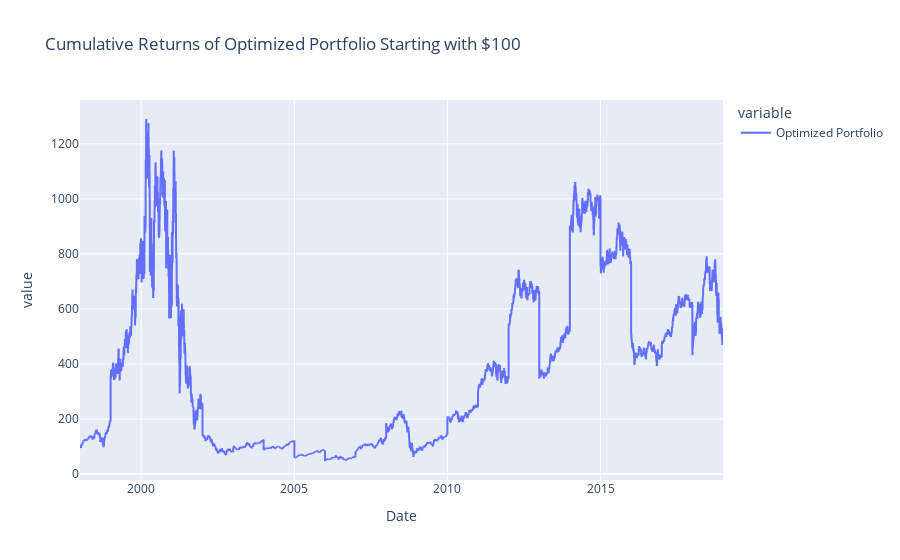

Notebook source saved alongside this figure:
### Code cell
plot_cum_returns(df['Optimized Portfolio'], "Cumulative Returns of Optimized Portfolio Starting with $100")

### Figure 1 — Plotly figure (JSON) as saved in the notebook; plotly's stock layout.template omitted (floating-point values rounded to 4 significant figures; data arrays with more than 128 entries replaced by an {"elided": "..."} marker saying what was removed)
{"data": [{"hovertemplate": "variable=Optimized Portfolio<br>Date=%{x}<br>value=%{y}<extra></extra>", "legendgroup": "Optimized Portfolio", "line": {"color": "#636efa", "dash": "solid"}, "marker": {"symbol": "circle"}, "mode": "lines", "name": "Optimized Portfolio", "showlegend": true, "type": "scattergl", "x": {"elided": "7691 str values"}, "xaxis": "x", "y": {"elided": "7691 float values"}, "yaxis": "y"}], "layout": {"legend": {"title": {"text": "variable"}, "tracegroupgap": 0}, "title": {"text": "Cumulative Returns of Optimized Portfolio Starting with $100"}, "xaxis": {"anchor": "y", "domain": [0, 1], "title": {"text": "Date"}}, "yaxis": {"anchor": "x", "domain": [0, 1], "title": {"text": "value"}}}}
